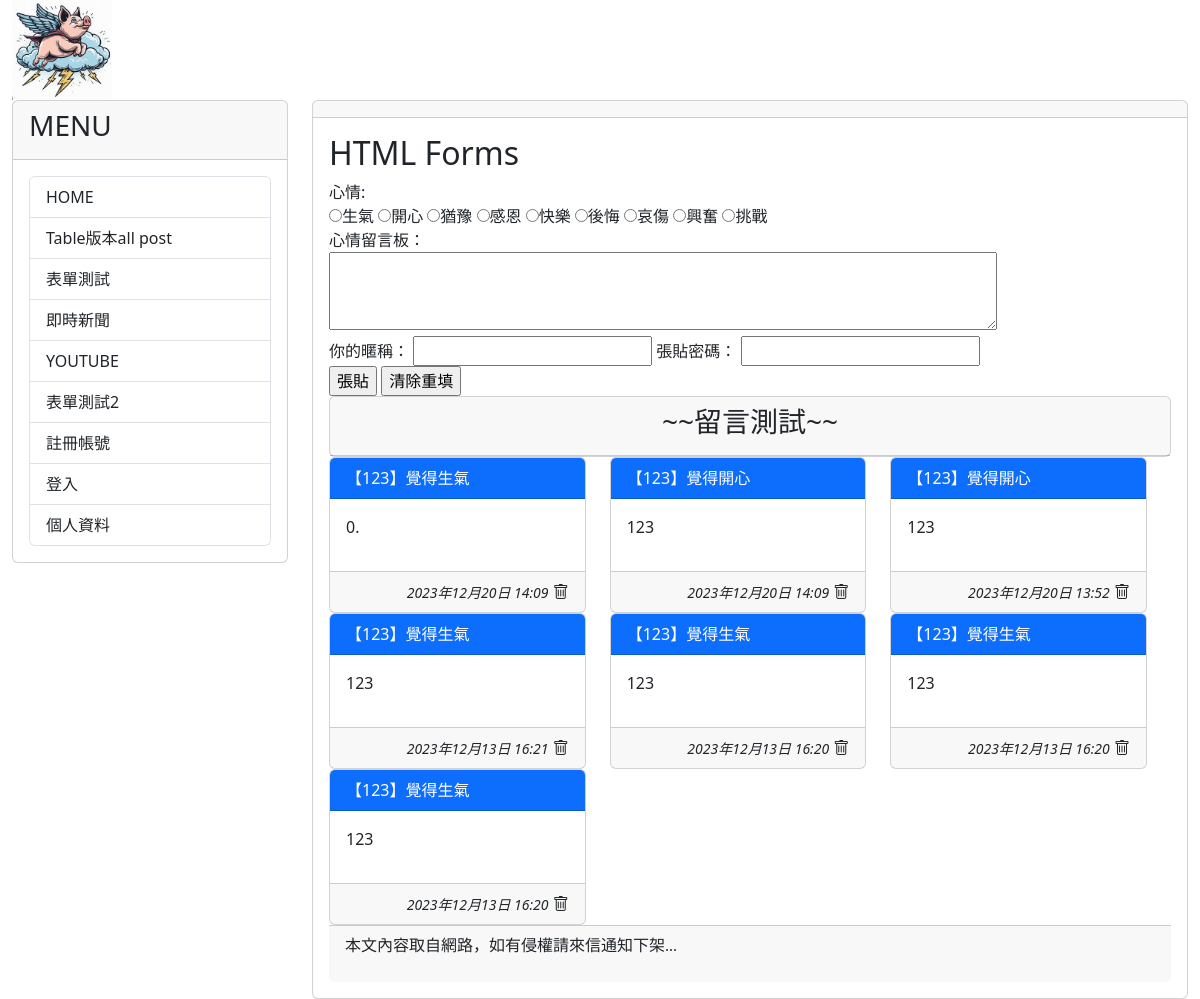
/test/, run on an earlier commit of the app's database.
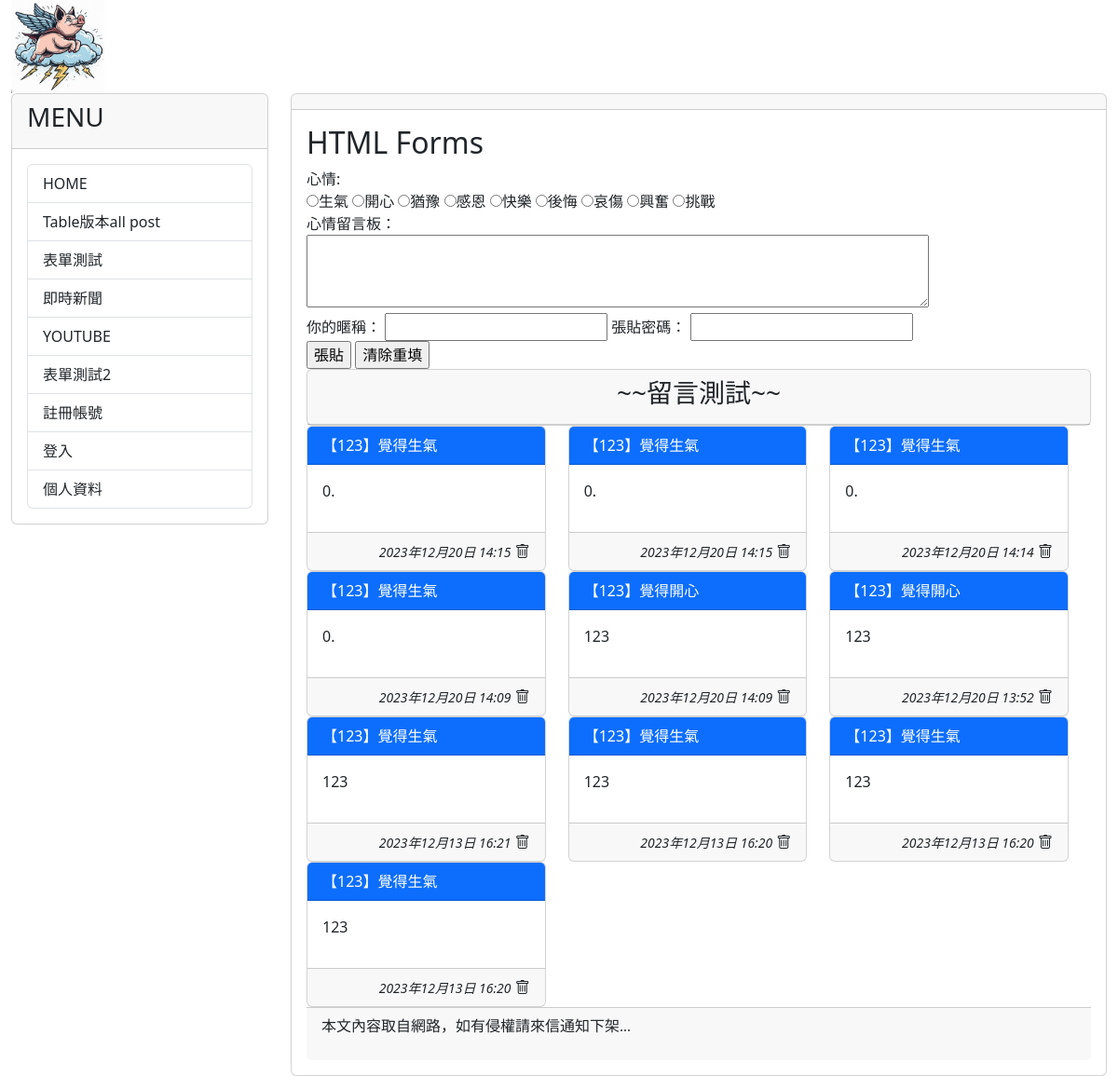
And on a later commit of the database.
### mytest/models.py (models this page shows, shortened)
class Mood(models.Model):
    status = models.CharField(max_length=10, null=False)
    def __str__(self):
        return self.status

class Post(models.Model):
    mood = models.ForeignKey('Mood', on_delete=models.CASCADE)
    nickname = models.CharField(max_length=10, default='不願意透漏身份的人')
    message = models.TextField(null=False)
    del_pass = models.CharField(max_length=10)
    pub_time = models.DateTimeField(auto_now=True)
    enabled = models.BooleanField(default=True)

### mytest/views.py (the view, shortened to what this page needs)
# urls.py: path('test/', testv.index, name="test-new"),
def index(request):
    posts = Post.objects.filter(enabled=True).order_by('-pub_time')[:30]
    moods = Mood.objects.all()
    if request.method == 'GET':
        return render(request, 'myform.html', locals())
    else:
        message = 'post/get 出現錯誤'
        return render(request, 'myform.html', locals())

### mytest/templates/myform.html (shortened to what this page needs)
{% extends "base2.html" %}
{% block content %}
  <h2>HTML Forms</h2>
  <form action="" method="post">
    <label for="title">心情:</label><br>
    {% for m in moods %}
    <input type='radio' name='mood' value='{{ m.status }}'>{{ m.status }}</input>
    {% endfor %}
    <br>
    心情留言板：<br/>
    <textarea name='user_post' rows=3 cols=70></textarea>
    <br/>
    <label for='user_id'>你的暱稱：</label>
    <input id='user_id' type='text' name='user_id'>
    <label for='user_pass'>張貼密碼：</label>
    <input id='user_pass' type='password' name='user_pass'><br/>
    <input type='submit' value='張貼'>
    <input type='reset' value='清除重填'>
  </form>
  <div class='row'>
    <div class='col-md-12'>
        <div class='card'>
            <div class='card-header' align=center>
            <h3>~~留言測試~~</h3>
        </div>
    </div>
  </div>
  <div class="row">
    {% for p in posts %}
     <div class="col-sm-12 col-md-4">
        <div class='card'>
            <div class='card-header text-white bg-primary'>【{{ p.nickname }}】覺得{{ p.mood }}</div>
            <div class='card-body'>{{ p.message | linebreaks }}</div>
            <div class='card-footer' align='right'>
                <i><small>{{ p.pub_time }}</small></i>
                <i class="bi bi-trash"  onclick='go_delete({{p.id}})'></i>
            </div>
        </div>
    </div>
    {% empty %}
        目前沒有任何心情留言
    {% endfor %}
  </div>
  {% endblock content %}

### templates/base2.html (shortened to what this page needs)
<!DOCTYPE html>
<html>
    <head>
        <link href="https://cdn.jsdelivr.net/npm/bootstrap@5.3.2/dist/css/bootstrap.min.css" rel="stylesheet">
        <link rel="stylesheet" href="https://cdn.jsdelivr.net/npm/bootstrap-icons@1.11.2/font/bootstrap-icons.min.css">
    </head>
    <body>
        <div class="container-fluid">
            {% include 'header.html' %}
            <div class="row">
                <div class="col-sm-3 col-md-3">
                    <div class="card">
                        <div class="card-header">
                            <h3>MENU</h3>
                        </div>
                        <div class="card-body">
                            <div class="list-group">
                                <a href="/" class="list-group-item">HOME</a>
                                <a href="{% url 'show-all-posts' %}" class="list-group-item">Table版本all post</a>
                                <a href="{% url 'post-new' %}" class="list-group-item">表單測試</a>
                                <a href="https://google.com/news" class="list-group-item">即時新聞</a>
                                <a href="https://www.youtube.com" class="list-group-item">YOUTUBE</a>
                                <a href="{% url 'test-new' %}" class="list-group-item">表單測試2</a>
                                <a href="http://127.0.0.1:8000/register/" class="list-group-item">註冊帳號</a>
                                <a href="{% url 'login' %}" class="list-group-item">登入</a>
                                <a href="/profile/"  class="list-group-item">個人資料</a>
                        </div>
                        </div>
                    </div>
                </div>
                <div class="col-sm-9 col-md-9">
                    <div class="card">
                        <div class="card-header">
                        </div>
                        <div class="card-body">
                            {% block content %} {% endblock %}
                        </div>
                        <div class="card-footer">
                            {% include 'footer.html' %}
                        </div>
                    </div>
                </div>
            </div>
        </div>
    </body>
</html>

### templates/header.html (shortened to what this page needs)
{% load static %}
<div class='well'>
    <img src="{% static "images/OIG.jfif" %}" height="100">
</div>

### templates/footer.html
{% block footer %}
    {% if now %}
    <p style='font-family:微軟正黑體;'>現在時刻：{{ now }}</p>
    {% else %}
    <p style='font-family:微軟正黑體;'>本文內容取自網路，如有侵權請來信通知下架...</p>
    {% endif %}
{% endblock %}

What changed in the data, as far as the page shows it:
added Post: nickname "123", mood "生氣", message "0.", pub_time "2023年12月20日 14:15"
added Post: nickname "123", mood "生氣", message "0.", pub_time "2023年12月20日 14:15"
added Post: nickname "123", mood "生氣", message "0.", pub_time "2023年12月20日 14:14"
